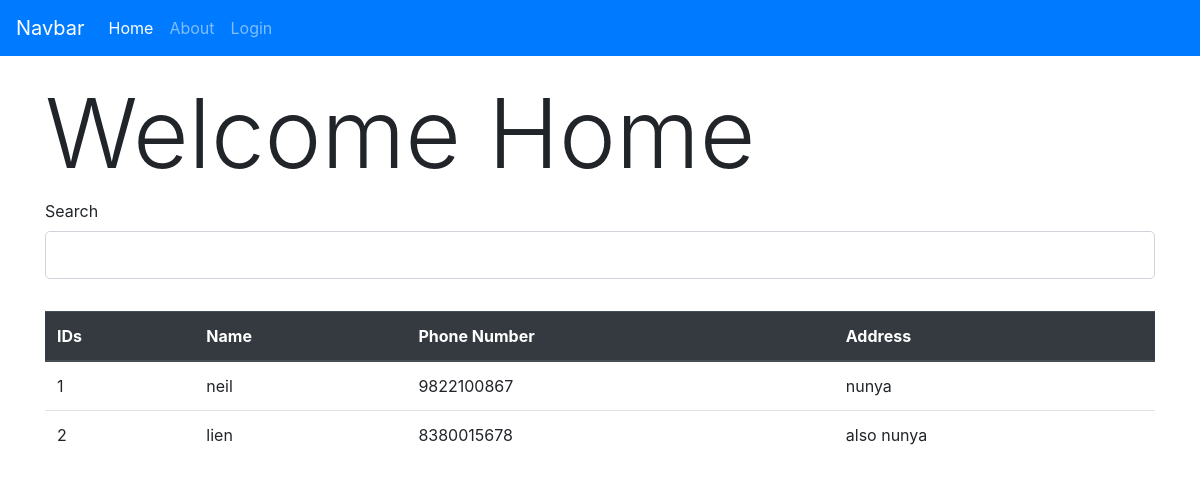
The app's page /, older data.
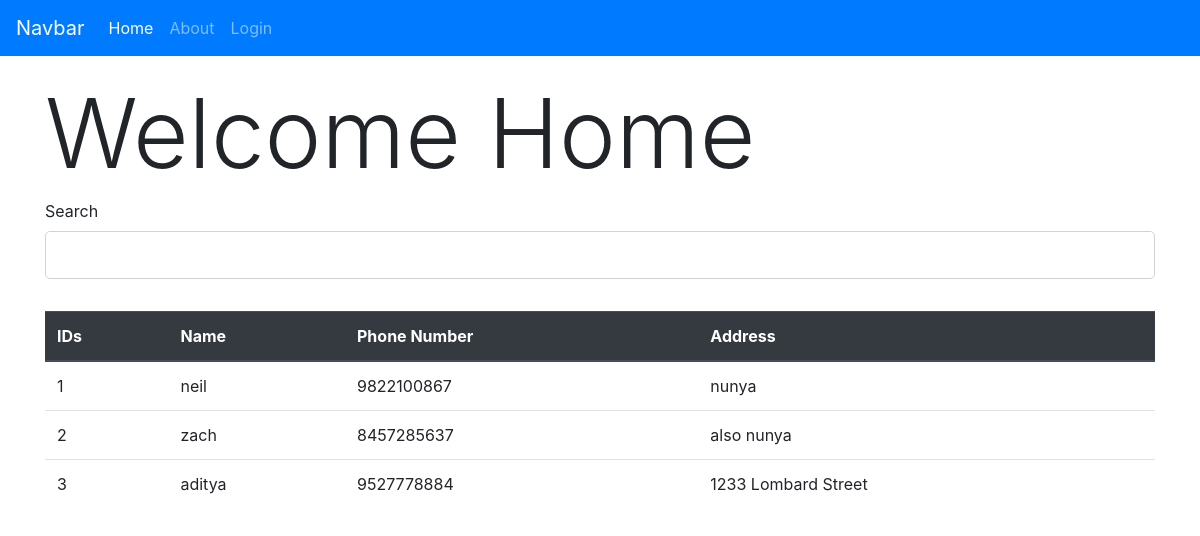
The same page, newer data.
### tdm/models.py (models this page shows, shortened)
class Entry(db.Model):
	ID=db.Column(db.Integer,primary_key=True)
	phone_num=db.Column(db.Integer,unique=True,nullable=False)
	name=db.Column(db.String(50),unique=False,nullable=False)
	address=db.Column(db.String(50),unique=False,nullable=False)
	last_edited=db.Column(db.DateTime,nullable=False,default=datetime.utcnow())

### tdm/routes.py (the view, shortened to what this page needs)
@app.route('/',methods=['POST','GET'])
def home():
	rows=Entry.query.all()
	form=SearchForm()
	return render_template('home.html',title='Welcome',rows=rows,form=form)

### tdm/forms.py
class SearchForm(FlaskForm):
	searchTerm=StringField('Search',validators=[Length(max=21)])
	submit=SubmitField('Add Entry')

### tdm/templates/home.html (shortened to what this page needs)
{% extends "layout.html" %}
{% block content %}
<h1 class="display-1">Welcome Home</h1>
<form method="POST" action="">
<fieldset class=form-group><div class="form-group">
      {{ form.searchTerm.label(class="form-control-label, search") }}
      {% if form.searchTerm.errors %}
          {{ form.searchTerm(class="form-control form-control-lg is-invalid") }}
          <div class="invalid-feedback">
              {% for error in form.searchTerm.errors %}
                  <span>{{ error }}</span>
              {% endfor %}
          </div>
      {% else %}
          {{ form.searchTerm(class="form-control form-control-lg") }}
      {% endif %}
  </div></fieldset>
  </form>
  <table class='sortable table'>
     <thead class=thead-dark>
     <tr>
        <th scope="col">IDs</th>
        <th scope="col">Name</th>
        <th scope="col">Phone Number</th>
        <th scope="col">Address</th>
     </tr>
     </thead>
     <tbody>
{%for row in rows%}
        <tr>
           <td >{{row.ID}}</td>
           <td>{{row.name}}</td>
           <td>{{row.phone_num}}</td>
           <td>{{row.address}}</td>
        </tr>
     {% endfor %}
  	</tbody>
  </table>
{% endblock content %}

### tdm/templates/layout.html (shortened to what this page needs)
<!doctype html>
<html lang="en">
  <head>
    <link rel="stylesheet" href="https://stackpath.bootstrapcdn.com/bootstrap/4.3.1/css/bootstrap.min.css">
   <link rel="stylesheet" type="text/css" href="{{ url_for('static', filename='main.css') }}">
  </head>
  <body>
   <nav class="navbar sticky-top navbar-expand-lg navbar-dark bg-primary">
      <a class="navbar-brand" href="#">Navbar</a>
      <div class="collapse navbar-collapse" id="navbarSupportedContent">
        <ul class="navbar-nav mr-auto">
          <li class="nav-item active">
            <a class="nav-link" href="{{url_for('home')}}">Home <span class="sr-only">(current)</span></a>
          </li>
          <li class="nav-item">
            <a class="nav-link" href="{{url_for('about')}}">About</a>
          </li>
          <li class="nav-item">
          {%if current_user.is_authenticated %}
            <a class="nav-link" href="{{url_for('logout')}}">Logout</a>
            {%else%}
            <a class="nav-link" href="{{url_for('login')}}">Login</a>
            {%endif%}
          </li>
        </ul>
      </div>
    </nav>
    <div class="container" ,>
      {% block content %}{% endblock %}
    </div>
  </body>
</html>

### tdm/static/main.css (style rules this page uses)
.container { padding-top: 20px; }
.table { overflow: scroll; }

Row changes from the older to the newer data that the page shows:
changed Entry "also nunya": name "lien" → "zach"; phone_num "8380015678" → "8457285637"
added Entry: ID "3", name "aditya", phone_num "9527778884", address "1233 Lombard Street"
